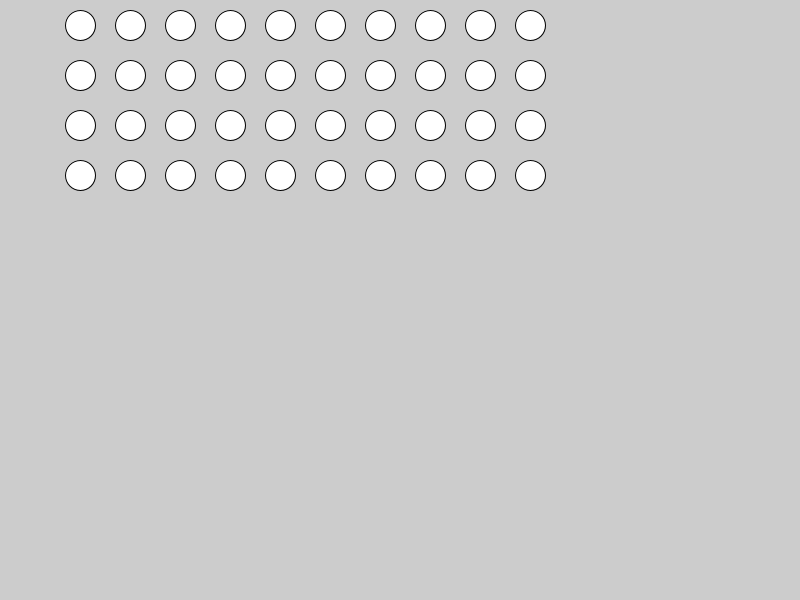
Frame 1 (no input)
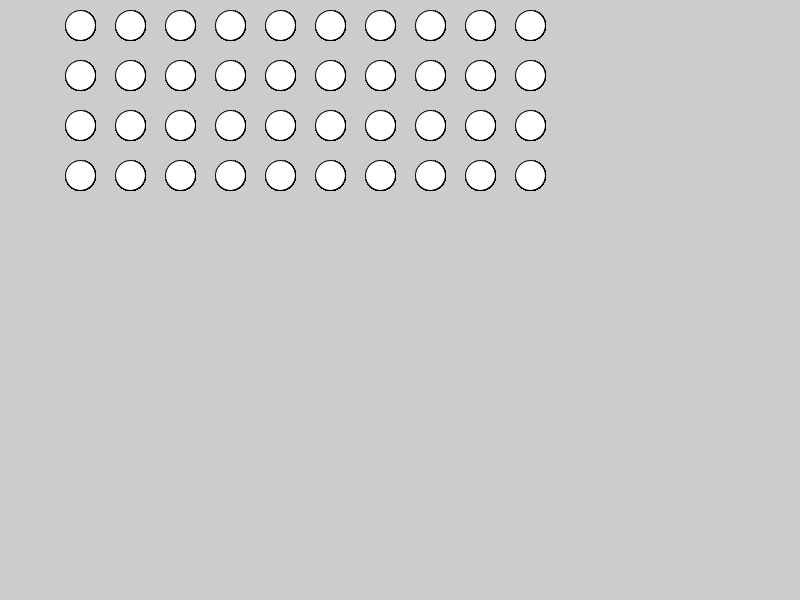
Frame 60 (the mouse pressed at the canvas centre just before this capture)
Frame 120 (the mouse held since frame 60 and released just before this capture): identical to frame 60, image omitted

The Processing sketch that drew these frames (run headless with seeded random() and noise(); from frame 60 on, the mouse is pressed at the canvas centre):

// Processing sketch: EnemyCode
// ── EnemyCode.pde
ArrayList<Enemy> enemies = new ArrayList<Enemy>();

int rows = 4;
int columns = 10;

void setup() {
  size(800, 600);
  for (int x = 0; x < columns; x++) {
    for (int y = 0; y < rows; y++) {
      enemies.add(new Enemy(80 + x * 50, 25 + y * 50));
    }
  }
}
void draw() {
  for (int i = 0; i < enemies.size (); i++) {
    Enemy e = enemies.get(i);
    e.display();
  }
}


// ── Enemy_Class.pde
class Enemy {
  PVector loc;
  PVector vel;
  float sz;

  Enemy(float x, float y) {
    loc = new PVector(x, y);
    vel = new PVector(1.5, .1);
    sz = 30;
  }
  void display() {
    ellipse(loc.x, loc.y, sz, sz);
  }
  void move() {
    loc.add(vel);
  }
  void bounce() {
    if (loc.x + sz/2 > width || loc.x - sz/2 < 0) {
      vel.x *= -1;
    }}
    void gameover() {
      if (loc.y>height) {
        text("Game Over", width/2-150, height/2);
      }
    }
  }
